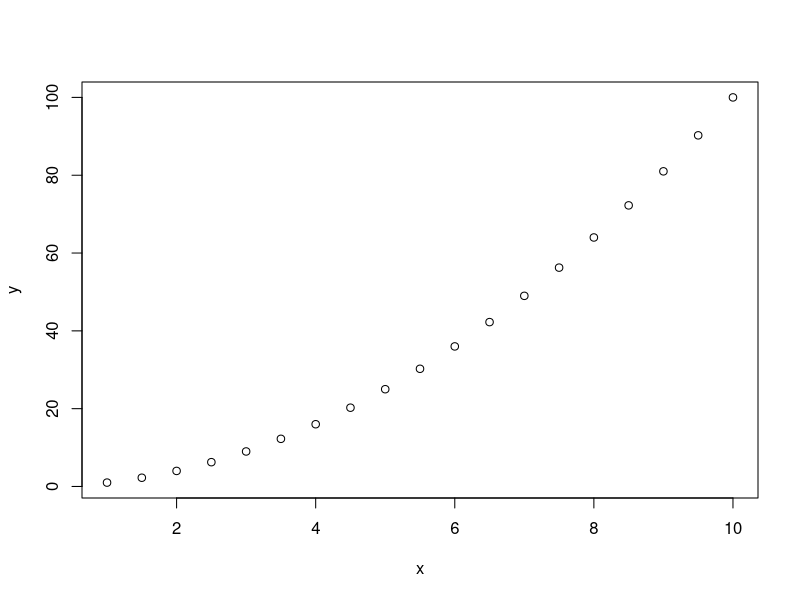
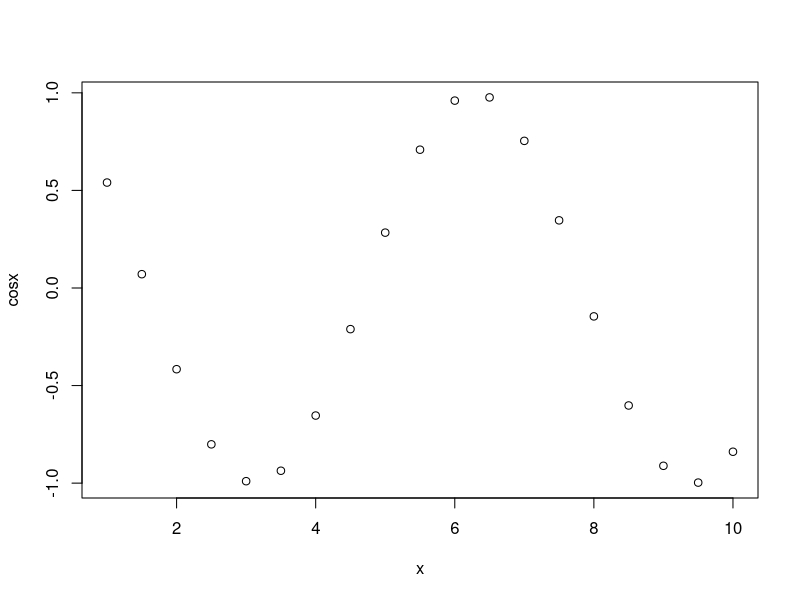
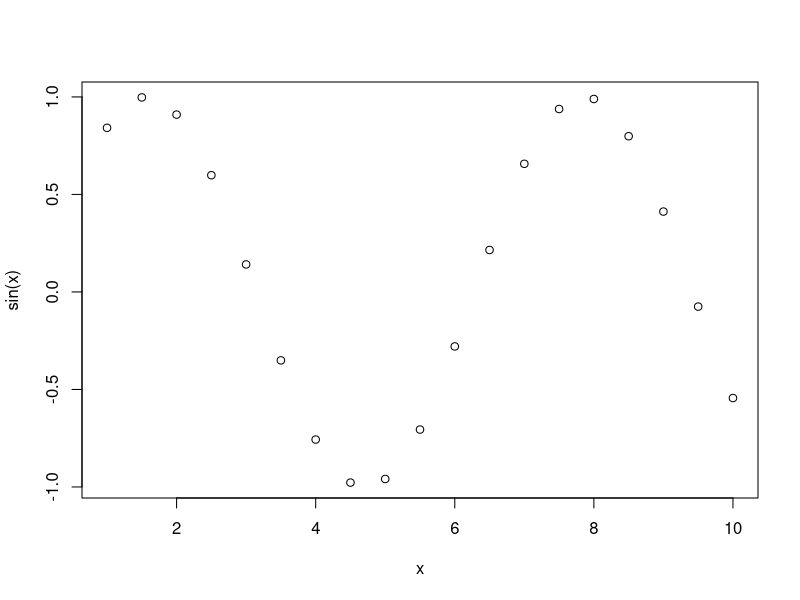
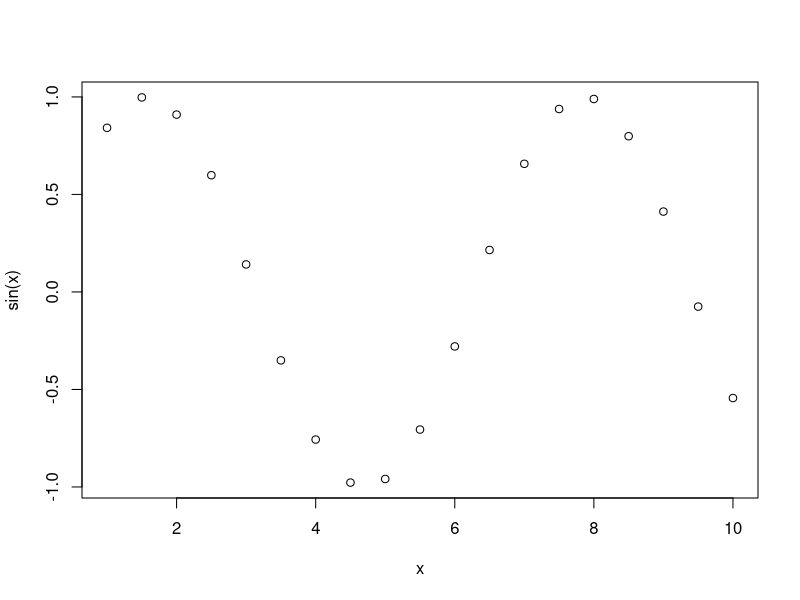
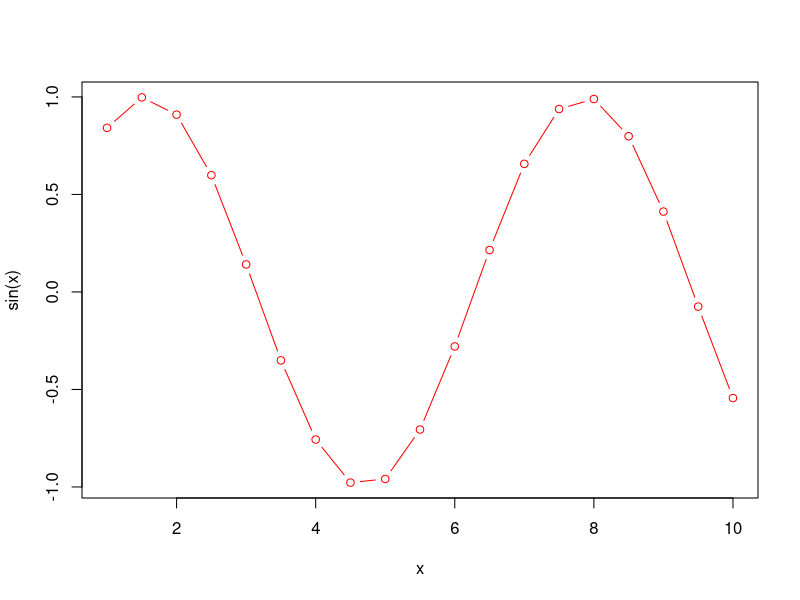
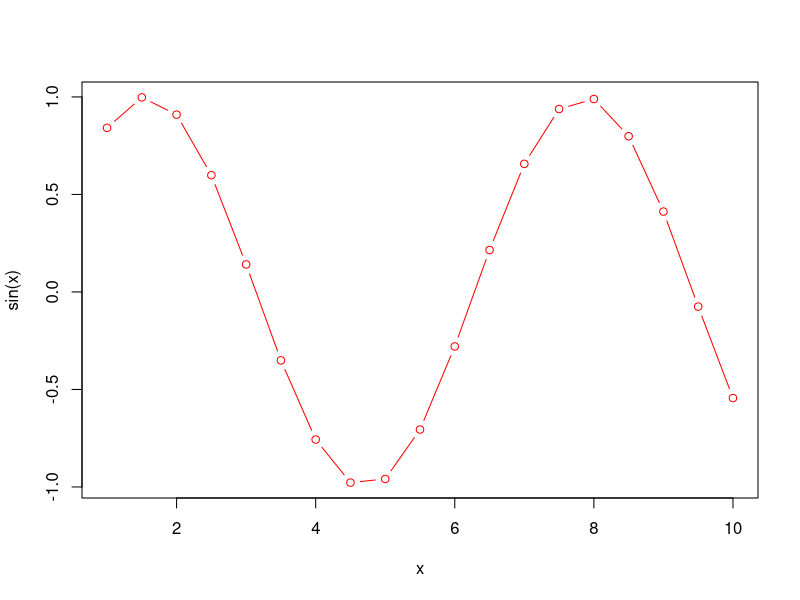
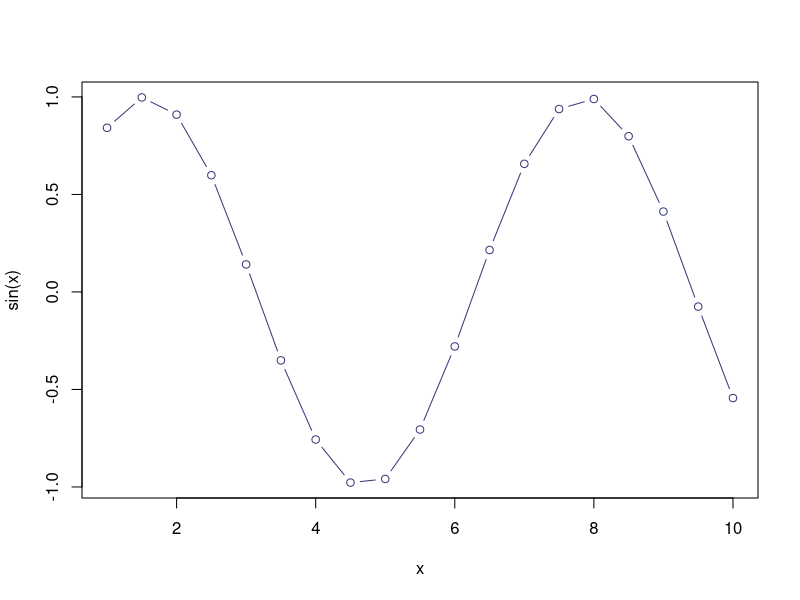
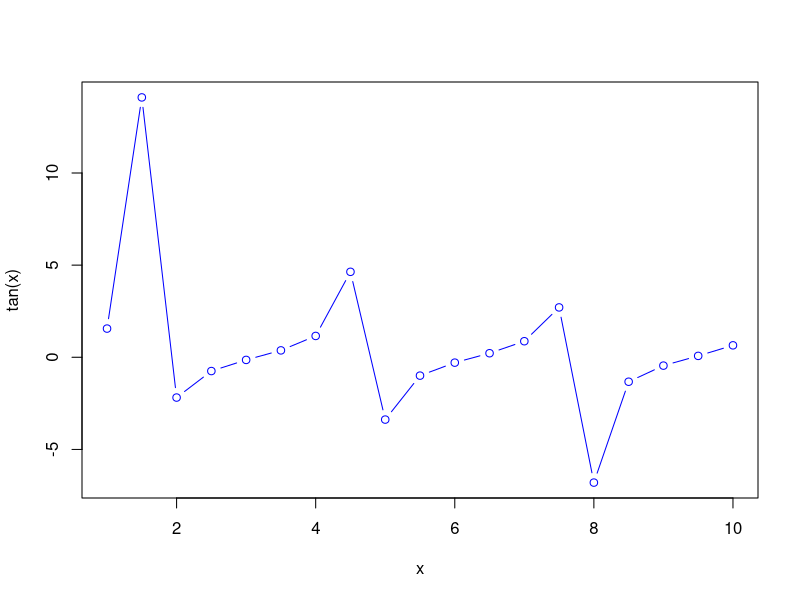

These charts were generated, in order, by the following R code: (Note: this script raises an error after producing the figures.)
# Day 1 Morning Code ============================

# bookmark label =============

# ===============================================
# Section 2. Write simple R code in Console =====
# ===============================================

# type code into Console
5 + 5

# see the last value or R object shown in Console
.Last.value

# save output in an object
ten <- 5 + 5


# built in constants
pi

# notice the index counter [#]
letters
LETTERS
month.name

# get details on type and size
class(letters)


# get help
# look in help window
# or type in Console
help(pi, package = "base")

# if don't know package
# run wide search
??plot

help(plot, package = "base")

# get help on an operator
help("+")

# try built-in function
seq(10)

# get help
# see arguments, details and 
# see value (the output)
help(seq, package = "base")

seq(from = 1,
    to = 10,
    by = 1)

# we can use lazy coding
seq(1, 10, 0.1)

# or we can change the order
# using explicit arguments
seq(to = 5,
    by = 0.1,
    from = 0)

# ===============================================
# Section 3. Create your first R script =========
# ===============================================

# R Script 01 ===================================
# Console Commands Line Examples ================
4 + 4
sqrt(25)
pi
seq(from=1, to=10, by=0.5)

# What does the seq() function do?
# Go to help tab
# or in console, type help(seq)



# Click on the ENVIRONMENT TAB
# Notice it is empty


# EXERCISE 01 ===================================
# How to save the output?
# save sequence of numbers in object x
x <- seq(from=1, to=10, by=0.5)

# view the contents of x
x

# Also take a look at the ENVIRONMENT TAB

# use x to create new object y
y <- x*x

# plot x and y
plot(x,y)

# Where did the plot go?
# Go to the Plots window - explore options

# Save plot directly to a JPG file
jpeg(filename = "myplot.jpg")
plot(x,y)
dev.off()


# EXERCISE 02 - TRY THESE ON YOUR OWN ===========
# create a new object cosx
cosx <- cos(x)

# plot x, cosx
plot(x, cosx)

# Check ENVIRONMENT TAB
# How many objects are there now?



# use functions as needed on the fly!
# plot x, sin(x)
plot(x, sin(x))     # assumed order x-axis and 

# then y-axis
plot(y=sin(x), x=x) # order doesn't matter 
# with explicit assignment

# plot both points and lines
# make the color red
plot(x, sin(x), type = "both", col = "red")

# This generates a Warning message
# but the plot code still runs and works
# we get a plot - here is the warning:
# 
# Warning message:
# In plot.xy(xy, type, ...) :
#   plot type 'both' will be truncated to first character
# 
# So, run the plot again but change
# type = "both" to type = "b"
plot(x, sin(x), type = "b", col = "red")

plot(x, sin(x), type = "b", col = "#373A78")

# Check ENVIRONMENT TAB
# How many objects are there now?

colors()

# [YOUR TURN] plot x and the tangent of x
# change color to blue
# hint: help(sin) - to see list of other trig functions
# hint: cut and paste code above to help you
plot(x, tan(x), type="b", col="blue")

# [YOUR TURN] plot log of x with log y
# change color to green
# hint: help(log) - to see list of log functions
plot(log(x), log(y), type = "b", col = "green")

# ===============================================
# Section 4. Install and load R packages ========
# ===============================================

# get R session details
sessionInfo()

# [1] install ggplot2
install.packages("ggplot2")

# try using ggplot - but
# I have not yet loaded ggplot2 into the session
# try the ggplot() function with the
# built-in pressure dataset to see error
ggplot(pressure, aes(temperature, pressure)) +
  geom_point()

# [2] Load ggplot2 package into session
library(ggplot2)

# now check session
sessionInfo()

# try ggplot code again
ggplot(pressure, aes(temperature, pressure)) +
  geom_point()
